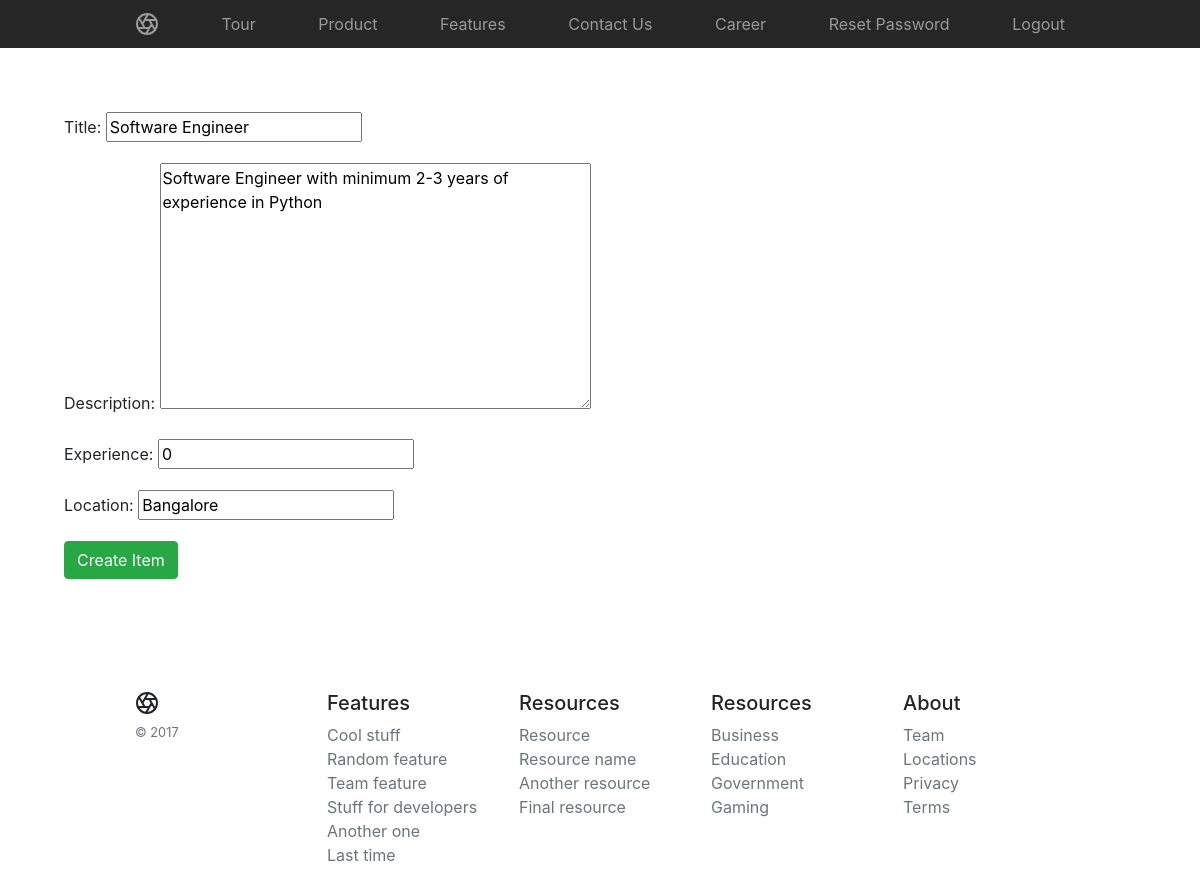
/jobs/update/1/ (signed in), run on the app's committed database.
### jobs/models.py (models this page shows, shortened)
class Job(models.Model):
    title = models.CharField(max_length=256)
    description = models.TextField()
    experience = models.IntegerField(default=0)
    location = models.CharField(default='Bangalore', max_length=256)

### jobs/views.py (the view)
# urls.py: url(r'^update/(?P<pk>\d+)/', views.UpdateJobView.as_view(), name='job_update'),
class UpdateJobView(PermissionRequiredMixin, UpdateView):
    model = Job
    fields = ('title', 'description', 'experience', 'location')
    permission_required = ('jobs.change_job')

### jobs/templates/jobs/job_form.html (shortened to what this page needs)
{% extends 'base.html' %}
{% block body %}
<form action="" method="post">
    {{ form.as_p }}
    <input type="submit" class="btn btn-success"
        value="{% if form.instace.pk %}Update{% else %}Create{% endif %} Item" />
</form>
{% endblock body %}

### data on the page
Job: title "Software Engineer", description "Software Engineer with minimum 2-3 years of experience in Python", experience "0", location "Bangalore"
